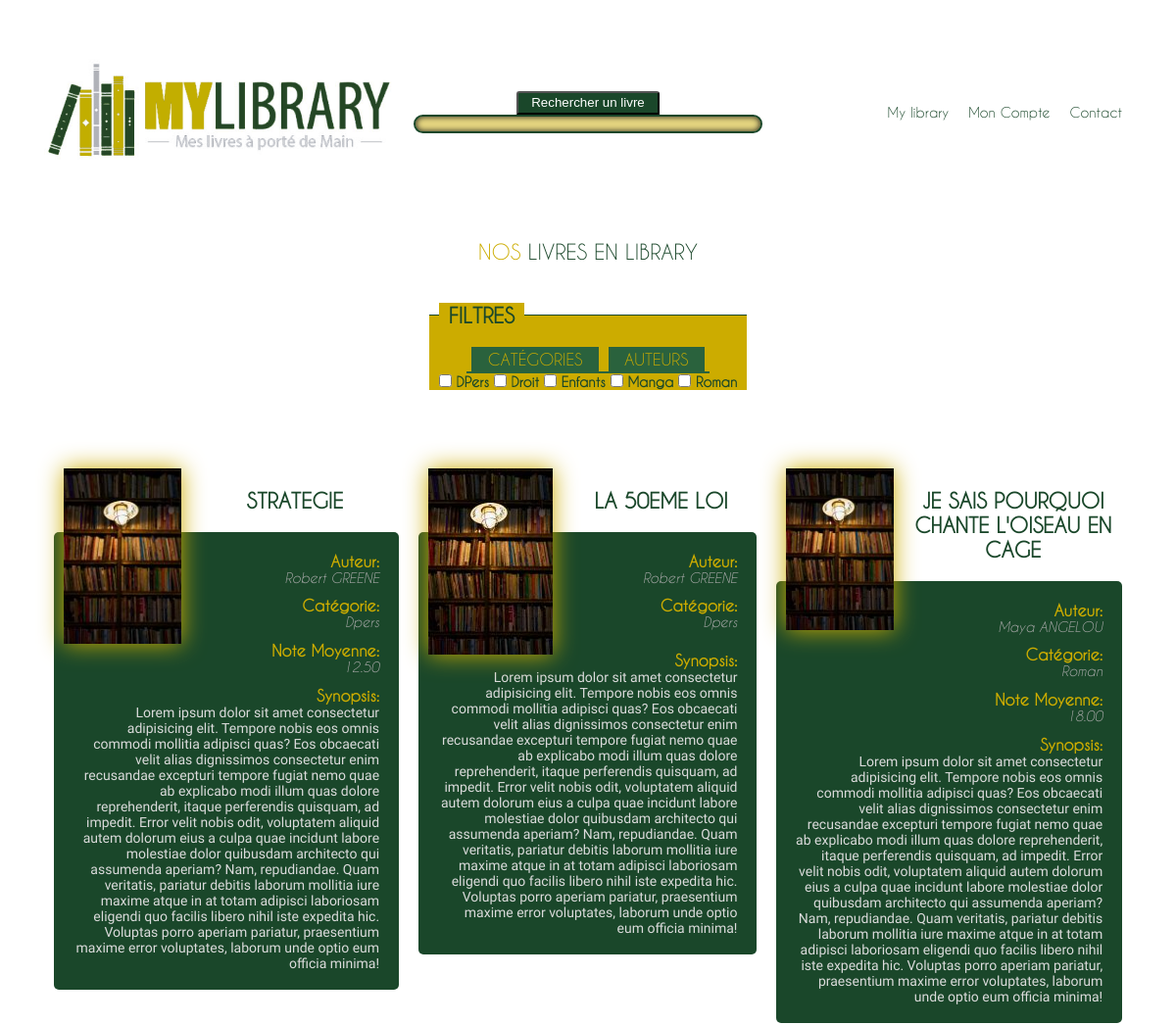
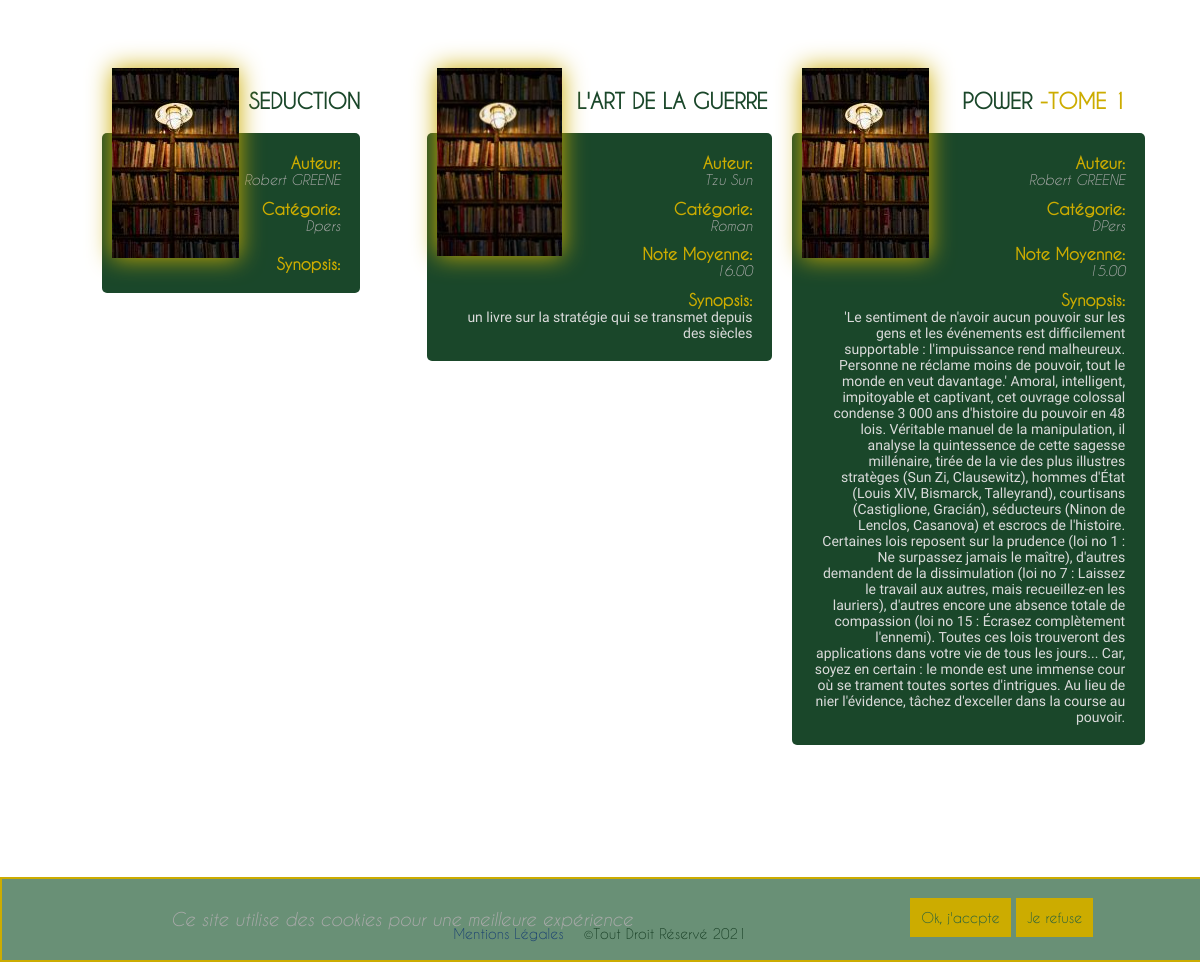
The page /index.php?action=library on the database its author committed (2 pictures, top to bottom).
### tables this page shows
CREATE TABLE `authorlivres` (
  `id` int(11) NOT NULL AUTO_INCREMENT,
  `idAuthor` int(11) NOT NULL,
  `idLivre` int(11) NOT NULL,
  `tome` varchar(255) DEFAULT NULL,
  `noteMoyenne` int(11) DEFAULT NULL,
  PRIMARY KEY (`id`)
);

CREATE TABLE `livres` (
  `id` int(11) NOT NULL AUTO_INCREMENT,
  `title` varchar(255) NOT NULL,
  `category` varchar(255) NOT NULL,
  `content` longtext,
  PRIMARY KEY (`id`)
);

### app/Controllers/Front/frontController.php (called while the page is built, shortened)
<?php
class FrontController
{
    public  function library()
    {
        $livres = new \Projet\Models\AuthorLivresManager();
        $allLivres = $livres->getEcritpar();
        $livreManager = new \Projet\Models\LivreManager();
        $categories = $livreManager->getCategory();
        require "app/views/Front/page-library.php";
    }
}

### app/Models/LivreManager.php (called while the page is built, shortened)
<?php
class LivreManager extends Manager {
        protected $table;
        private $bdd;
    function __construct()
    {
        $this->table= "livres";
        $this->bdd = Manager::getInstance();
    }
    public function getCategory() {
        $sql= "SELECT category FROM ". $this->table." GROUP BY category";
        $categories = $this->bdd->query($sql);
        return $categories;
    }
}

### app/Models/Manager.php (called while the page is built, shortened)
<?php
class Manager extends PDO {
        private static $instance;
    private function __construct() {
        $_dsn = "mysql:dbname=".$_ENV['DBNAME'].";host=".$_ENV['DBHOST'];
    }
    public static function getInstance() {
        if(self::$instance === null) {
            self::$instance = new self();
        }
        return self::$instance;
    }
};

### app/Models/AuthorLivresManager.php (called while the page is built, shortened)
<?php
class AuthorLivresManager extends Manager
{
    protected $table;
    private $bdd;
    function __construct()
    {
        $this->table = "authorLivres";
        $this->bdd = Manager::getInstance();
    }
    public function getEcritpar()
    {
        $sql = "SELECT " . $this->table . ".`id`AS id,
        `tome`,
        `livres`.`title` AS title,
        `livres`.`content` AS content,
        `livres`.`category` AS category,
        CONCAT(authors.`firstname_author`,' ' ,authors.`name_author`) AS name_author,
        COUNT(comms.`note`) AS 'votes',
        ROUND(AVG(comms.`note`), 2) AS 'noteMoyenne'
        FROM " . $this->table . " INNER JOIN `livres`
        ON " . $this->table . ".`idLivre` = `livres`.id
        INNER JOIN `authors`
        ON " . $this->table . ".`idAuthor` = `authors`.id
        LEFT OUTER JOIN `comms`
        ON `" . $this->table . "`.id = `comms`.idAuthorLivre
        GROUP BY " . $this->table . ".id
        ORDER BY " . $this->table . ".tome
        ASC LIMIT 6
        ";
        $livres = $this->bdd->query($sql);
        return $livres;
    }
}

### app/views/Front/page-library.php (the view, shortened to what this page needs)
<section id="filtre-library" class="container center pagewidth">
    <h1 class="h2 green"><span class="gold">Nos</span> livres en Library</h1>
        <fieldset class="filtre">
            <legend>
                <h2 class="filtre">Filtres</h2>
            </legend>
            <section id="onglets">
                <h3>Catégories</h3>
                <div id="filtreCategory">
                    <?php foreach ($categories as $category) : ?>
                        <input type="checkbox" id="searchCategory" name="category" class="filtre filtres" data-category="<?= $category['category']; ?>" value="<?= $category['category']; ?>">
                        <label for="searchCategory"><?= $category['category']; ?></label>
                    <?php endforeach; ?>
                </div>
                <h3>Auteurs</h3>
            </section>
        </fieldset>
    </section>
<section id="library" class="container pagewidth allLibrary">
    <?php
    foreach ($allLivres as $livre) :
    ?>
        <article class="card-livre container livreTrie" data-category="<?= $livre['category']; ?>" data-auteur="<?= $livre['name_author']; ?>">
            <figure class="card-img">
                <img class="img-livre" src="app/public/Front/images/DefautPhoto1.jpg" alt="<?= strip_tags($livre["title"]) ?? "Livre présent dans My Library"; ?>">
            </figure>
            <h2 class="card-title green">
                <a class="green" href="index.php?action=livre&id=<?= $livre['id']; ?>"><?= strip_tags($livre["title"]); ?></a>
                <?php if (!is_null($livre['tome'])) :
                    echo "<span class='gold bold'>-TOME " . strip_tags($livre["tome"]) . "</span>"; ?>
                <?php endif; ?>
            </h2>
            <div class="card-corps">
                <div class="card-content">
                    <div class="contenu-card-livre">
                        <h6 class="gold label-article">Auteur: </h6>
                        <p class="auteurLivre"><?= strip_tags($livre["name_author"]); ?></p>
                    </div>
                    <div class="contenu-card-livre">
                        <h6 class="gold label-article">Catégorie: </h6>
                        <p class="categorieLivre"><?= strip_tags($livre["category"]); ?></p>
                    </div>
                    <div class="contenu-card-livre">
                        <?php if (!is_null($livre['noteMoyenne'])) :
                            echo "<h6 class='gold label-article'>Note Moyenne: </h6>
                            <p class='noteLivre'>" . $livre['noteMoyenne'] . "</p>";
                        endif; ?>
                    </div>
                    <div class="contenu-card-livre">
                        <h6 class="gold label-article ">Synopsis: </h6>
                        <p class="synopsis-text">
                            <?= strip_tags($livre["content"]); ?>
                        </p>
                    </div>
                </div>
            </div>
        </article>
    <?php endforeach; ?>
</section>
<?php $content = ob_get_clean(); ?>
<?php require 'Templates/template.php'; ?>

### index.php (shortened to what this page needs)
<?php
try {
    $frontController = new Projet\Controllers\Front\frontController();
    if (isset($_GET['action'])) {
        if ($_GET['action'] == 'accueil') {
            $frontController->accueil();
        }
        else if ($_GET['action'] == 'library') {
            $frontController->library();
        }
    } else {
        if(isset($_GET['accepte-cookie'])) {
            setcookie('accepte-cookie', 'true', time()+365*24*3600);
        }
        $frontController->accueil();
    }
}
catch (Exception $e) {
    $_SESSION['error']['msg'] = "Oups page introuvable";
    require "app/views/Back/page-erreur";
}
catch(Error $e) {
    $erreur = "Un problème est survenu ". $e->getMessage()." veuillez réessaye plus tard";
    require "app/views/Front/page-erreur";
}

### app/views/Front/Templates/template.php (shortened to what this page needs)
<!DOCTYPE html>
<html lang="fr">
<head>
    <link rel="stylesheet" href="app/public/Front/css/style.css" />
</head>
<body>
    <div class="pagewidth container">
        <header>
            <div class="menuheader center container">
                <div class="logo">
                    <a href="index.php"><img src="app/public/Front/images/Logo.png" alt=" My library- Mes livres a portée de Main"></a>
                </div>
                <form role="search" action="index.php?action=search" class="recherche center" method="POST">
                    <button type="submit" class="labelSearch">Rechercher un livre</button>
                    <input type="search" id="searchBar" name="q" class="searchBar" minlength="3" title="Votre recherche doit contenir au moins 3 caractères">
                </form>
                <nav class="navheader center">
                    <ul id="menuAccueil">
                        <li><a href="index.php?action=library" class="green">My library</a></li>
                        <li id="monCompte"><a href="index.php?action=moncompte" class="green">Mon Compte</a></li>
                        <li id="meContacter"><a href="index.php?action=contact" class="green">Contact</a></li>
                    </ul>
                </nav>
            </div>
        </header>
        <main class="container">
            <?= $content ?>
        </main>
    </div>
    <footer>
        <div class="footer row container">
            <nav>
                <ul>
                    <li><a href="CGU">Mentions Légales</a></li>
                    <li>&#169;Tout Droit Réservé 2021</li>
                </ul>
            </nav>
        </div>
    </footer>
    <?php
    if (!isset($_COOKIE['accepte-cookie'])) :
    ?>
        <div class="banniere">
            <div class="text-banniere">
                <p>Ce site utilise des cookies pour une meilleure expérience</p>
            </div>
            <div class="button-banniere">
                <a href="?accepte-cookie">Ok, j'accpte</a>
                <a href="?refuse-cookie">Je refuse</a>
            </div>
        </div>
    <?php
    endif;
    ?>
</body>
</html>

### rows shown on the page
authorlivres: idLivre.title "STRATEGIE", name_author "Robert GREENE", idLivre.category "Dpers", noteMoyenne "12.50", idLivre.content "Lorem ipsum dolor sit amet consectetur adipisicing elit. Tempore nobis eos omnis commodi mollitia adipisci quas? Eos obcaecati velit alias dignissimos consectetur enim recusandae excepturi tempore fugiat nemo quae ab explicabo modi illum quas dolore reprehenderit, itaque perferendis quisquam, ad impedit. Error velit nobis odit, voluptatem aliquid autem dolorum eius a culpa quae incidunt labore molestiae dolor quibusdam architecto qui assumenda aperiam? Nam, repudiandae. Quam veritatis, pariatur debitis laborum mollitia iure maxime atque in at totam adipisci laboriosam eligendi quo facilis libero nihil iste expedita hic. Voluptas porro aperiam pariatur, praesentium maxime error voluptates,…"
authorlivres: idLivre.title "LA 50EME LOI", name_author "Robert GREENE", idLivre.category "Dpers", idLivre.content "Lorem ipsum dolor sit amet consectetur adipisicing elit. Tempore nobis eos omnis commodi mollitia adipisci quas? Eos obcaecati velit alias dignissimos consectetur enim recusandae excepturi tempore fugiat nemo quae ab explicabo modi illum quas dolore reprehenderit, itaque perferendis quisquam, ad impedit. Error velit nobis odit, voluptatem aliquid autem dolorum eius a culpa quae incidunt labore molestiae dolor quibusdam architecto qui assumenda aperiam? Nam, repudiandae. Quam veritatis, pariatur debitis laborum mollitia iure maxime atque in at totam adipisci laboriosam eligendi quo facilis libero nihil iste expedita hic. Voluptas porro aperiam pariatur, praesentium maxime error voluptates,…"
authorlivres: idLivre.title "JE SAIS POURQUOI CHANTE L'OISEAU EN CAGE", name_author "Maya ANGELOU", idLivre.category "Roman", noteMoyenne "18.00", idLivre.content "Lorem ipsum dolor sit amet consectetur adipisicing elit. Tempore nobis eos omnis commodi mollitia adipisci quas? Eos obcaecati velit alias dignissimos consectetur enim recusandae excepturi tempore fugiat nemo quae ab explicabo modi illum quas dolore reprehenderit, itaque perferendis quisquam, ad impedit. Error velit nobis odit, voluptatem aliquid autem dolorum eius a culpa quae incidunt labore molestiae dolor quibusdam architecto qui assumenda aperiam? Nam, repudiandae. Quam veritatis, pariatur debitis laborum mollitia iure maxime atque in at totam adipisci laboriosam eligendi quo facilis libero nihil iste expedita hic. Voluptas porro aperiam pariatur, praesentium maxime error voluptates,…"
authorlivres: idLivre.title "SEDUCTION", name_author "Robert GREENE", idLivre.category "Dpers"
authorlivres: idLivre.title "L'ART DE LA GUERRE", name_author "Tzu Sun", idLivre.category "Roman", noteMoyenne "16.00", idLivre.content "un livre sur la stratégie qui se transmet depuis des siècles"
authorlivres: idLivre.title "POWER", tome "1", name_author "Robert GREENE", idLivre.category "DPers", noteMoyenne "15.00", idLivre.content "'Le sentiment de n'avoir aucun pouvoir sur les gens et les événements est difficilement supportable : l'impuissance rend malheureux. Personne ne réclame moins de pouvoir, tout le monde en veut davantage.' Amoral, intelligent, impitoyable et captivant, cet ouvrage colossal condense 3 000 ans d'histoire du pouvoir en 48 lois. Véritable manuel de la manipulation, il analyse la quintessence de cette sagesse millénaire, tirée de la vie des plus illustres stratèges (Sun Zi, Clausewitz), hommes d'État (Louis XIV, Bismarck, Talleyrand), courtisans (Castiglione, Gracián), séducteurs (Ninon de Lenclos, Casanova) et escrocs de l'histoire. Certaines lois reposent sur la prudence (loi no 1 : Ne…"

### other values the page prints
$category['category'] "DPers"
$category['category'] "Droit"
$category['category'] "Enfants"
$category['category'] "Manga"
$category['category'] "Roman"
